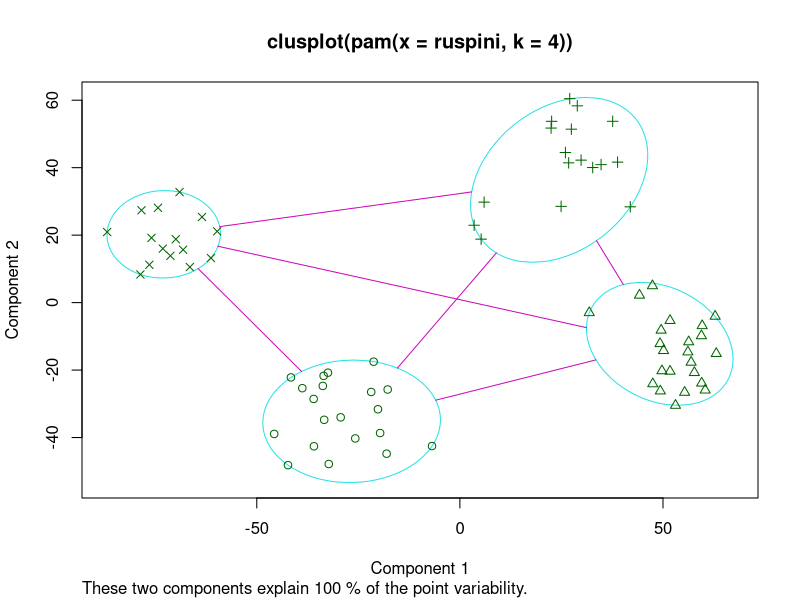
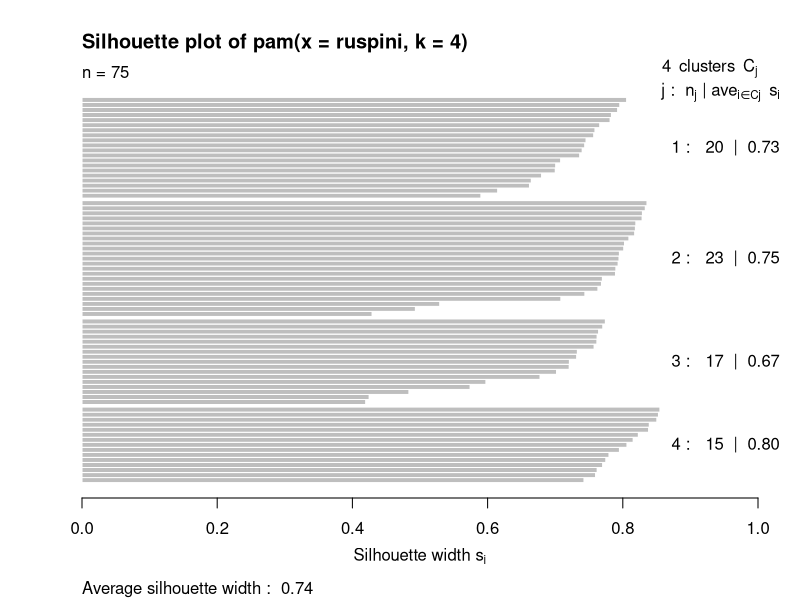
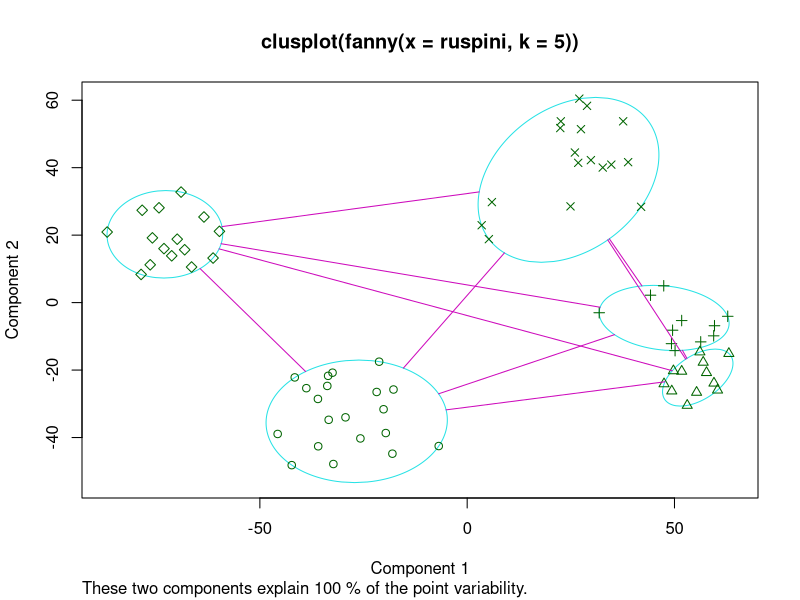
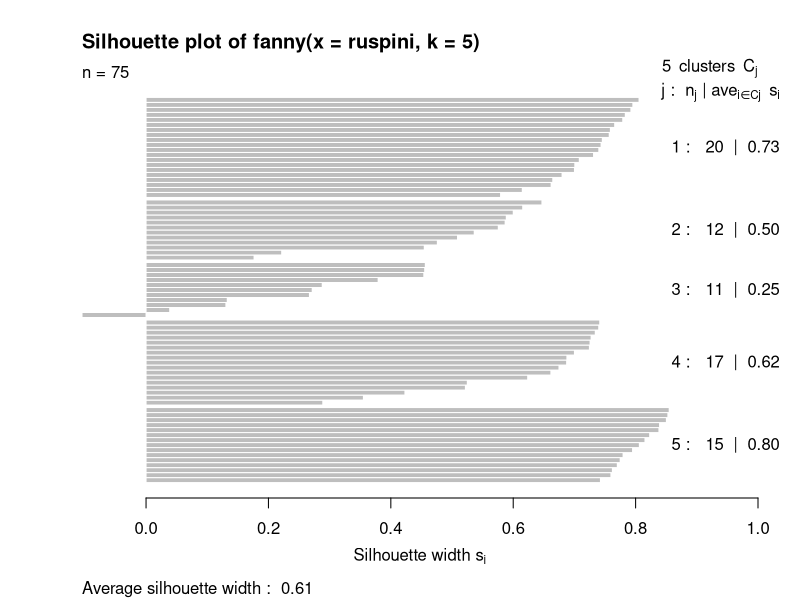

Recreate these plots in R, in order.
library(cluster)


### Name: ruspini
### Title: Ruspini Data
### Aliases: ruspini
### Keywords: datasets

### ** Examples

data(ruspini)

## Plot similar to Figure 4 in Stryuf et al (1996)
## Not run: plot(pam(ruspini, 4), ask = TRUE)
## Don't show: 
plot(pam(ruspini, 4))
## End(Don't show)

## Plot similar to Figure 6 in Stryuf et al (1996)
plot(fanny(ruspini, 5))
